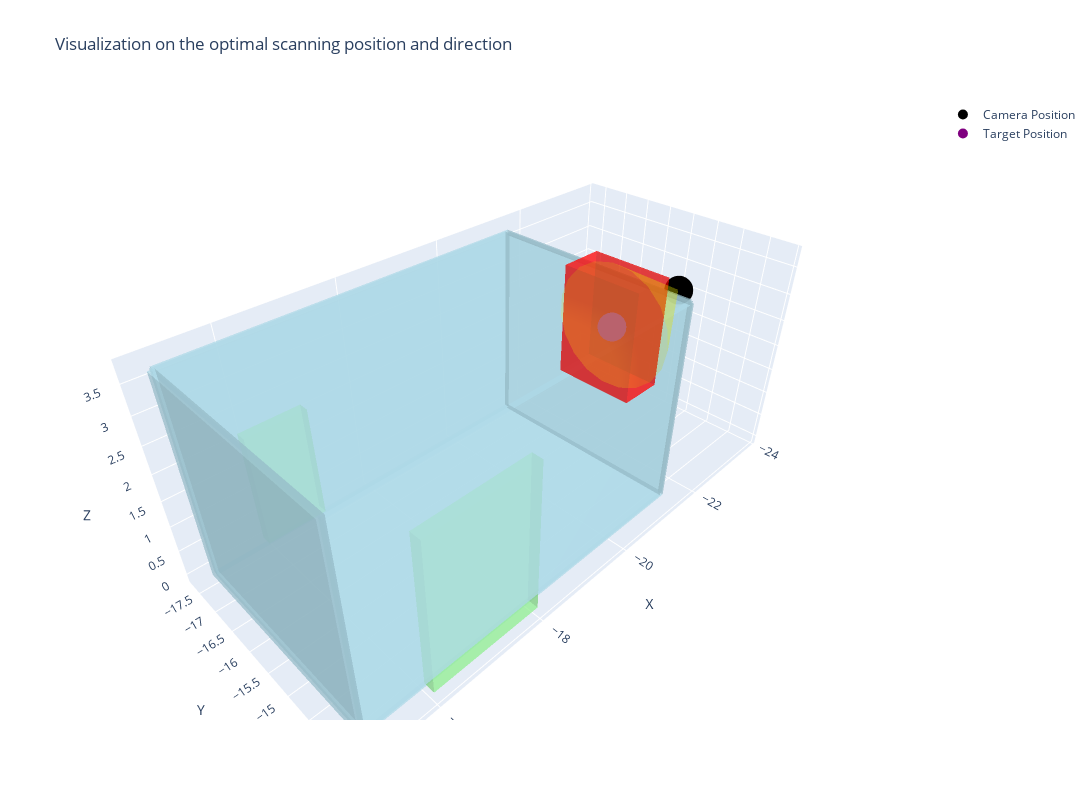

Write notebook code for a chart like this one.
### Code cell
from planner.planner_scanning_o1 import get_scanning_plan_o1
from utils.loader import get_rooms_info, get_robot_info_by_id, get_node_info, get_room_id_by_node_id
from visualizer.vis_scanning_withComp import visualize_scanning
from data.robots2 import robots_withConfig

defect_id = 4000
robot_id = 6

### Figure 1 — Plotly figure (JSON) as saved in the notebook; plotly's stock layout.template omitted (floating-point values rounded to 4 significant figures)
{"data": [{"color": "lightblue", "flatshading": true, "hoverinfo": "text", "i": [0, 0, 4, 4, 0, 0, 1, 1, 2, 2, 3, 3], "j": [1, 2, 5, 6, 1, 5, 2, 6, 3, 7, 0, 4], "k": [2, 3, 6, 7, 5, 4, 6, 5, 7, 6, 4, 7], "opacity": 0.5, "text": "ID: 1008, Type: wall", "type": "mesh3d", "x": [-21.43, -21.33, -21.33, -21.43, -21.43, -21.33, -21.33, -21.43], "y": [-17.54, -17.54, -13.77, -13.77, -17.54, -17.54, -13.77, -13.77], "z": [0, 0, 0, 0, 3.7, 3.7, 3.7, 3.7]}, {"color": "lightblue", "flatshading": true, "hoverinfo": "text", "i": [0, 0, 4, 4, 0, 0, 1, 1, 2, 2, 3, 3], "j": [1, 2, 5, 6, 1, 5, 2, 6, 3, 7, 0, 4], "k": [2, 3, 6, 7, 5, 4, 6, 5, 7, 6, 4, 7], "opacity": 0.5, "text": "ID: 1061, Type: wall", "type": "mesh3d", "x": [-21.38, -15.0, -15.0, -21.38, -21.38, -15.0, -15.0, -21.38], "y": [-13.82, -13.82, -13.72, -13.72, -13.82, -13.82, -13.72, -13.72], "z": [0, 0, 0, 0, 3.7, 3.7, 3.7, 3.7]}, {"color": "lightgreen", "flatshading": true, "hoverinfo": "text", "i": [0, 0, 4, 4, 0, 0, 1, 1, 2, 2, 3, 3], "j": [1, 2, 5, 6, 1, 5, 2, 6, 3, 7, 0, 4], "k": [2, 3, 6, 7, 5, 4, 6, 5, 7, 6, 4, 7], "opacity": 0.5, "text": "ID: 5049, Type: door", "type": "mesh3d", "x": [-18.02, -16.02, -16.02, -18.02, -18.02, -16.02, -16.02, -18.02], "y": [-13.77, -13.77, -13.57, -13.57, -13.77, -13.77, -13.57, -13.57], "z": [0, 0, 0, 0, 2.8, 2.8, 2.8, 2.8]}, {"color": "lightblue", "flatshading": true, "hoverinfo": "text", "i": [0, 0, 4, 4, 0, 0, 1, 1, 2, 2, 3, 3], "j": [1, 2, 5, 6, 1, 5, 2, 6, 3, 7, 0, 4], "k": [2, 3, 6, 7, 5, 4, 6, 5, 7, 6, 4, 7], "opacity": 0.5, "text": "ID: 2007, Type: ceiling", "type": "mesh3d", "x": [-21.38, -15.0, -15.0, -21.38, -21.38, -15.0, -15.0, -21.38], "y": [-17.54, -17.54, -13.77, -13.77, -17.54, -17.54, -13.77, -13.77], "z": [3.65, 3.65, 3.65, 3.65, 3.75, 3.75, 3.75, 3.75]}, {"color": "lightblue", "flatshading": true, "hoverinfo": "text", "i": [0, 0, 4, 4, 0, 0, 1, 1, 2, 2, 3, 3], "j": [1, 2, 5, 6, 1, 5, 2, 6, 3, 7, 0, 4], "k": [2, 3, 6, 7, 5, 4, 6, 5, 7, 6, 4, 7], "opacity": 0.5, "text": "ID: 3029, Type: floor", "type": "mesh3d", "x": [-21.38, -15.0, -15.0, -21.38, -21.38, -15.0, -15.0, -21.38], "y": [-17.54, -17.54, -13.77, -13.77, -17.54, -17.54, -13.77, -13.77], "z": [-0.05, -0.05, -0.05, -0.05, 0.05, 0.05, 0.05, 0.05]}, {"color": "lightgreen", "flatshading": true, "hoverinfo": "text", "i": [0, 0, 4, 4, 0, 0, 1, 1, 2, 2, 3, 3], "j": [1, 2, 5, 6, 1, 5, 2, 6, 3, 7, 0, 4], "k": [2, 3, 6, 7, 5, 4, 6, 5, 7, 6, 4, 7], "opacity": 0.5, "text": "ID: 5001, Type: door", "type": "mesh3d", "x": [-16.99, -15.92, -15.92, -16.99, -16.99, -15.92, -15.92, -16.99], "y": [-17.7, -17.7, -17.51, -17.51, -17.7, -17.7, -17.51, -17.51], "z": [0, 0, 0, 0, 2.108, 2.108, 2.108, 2.108]}, {"color": "lightblue", "flatshading": true, "hoverinfo": "text", "i": [0, 0, 4, 4, 0, 0, 1, 1, 2, 2, 3, 3], "j": [1, 2, 5, 6, 1, 5, 2, 6, 3, 7, 0, 4], "k": [2, 3, 6, 7, 5, 4, 6, 5, 7, 6, 4, 7], "opacity": 0.5, "text": "ID: 1206, Type: wall", "type": "mesh3d", "x": [-21.38, -15.0, -15.0, -21.38, -21.38, -15.0, -15.0, -21.38], "y": [-17.59, -17.59, -17.49, -17.49, -17.59, -17.59, -17.49, -17.49], "z": [0, 0, 0, 0, 3.7, 3.7, 3.7, 3.7]}, {"color": "lightblue", "flatshading": true, "hoverinfo": "text", "i": [0, 0, 4, 4, 0, 0, 1, 1, 2, 2, 3, 3], "j": [1, 2, 5, 6, 1, 5, 2, 6, 3, 7, 0, 4], "k": [2, 3, 6, 7, 5, 4, 6, 5, 7, 6, 4, 7], "opacity": 0.5, "text": "ID: 1243, Type: wall", "type": "mesh3d", "x": [-15.05, -14.95, -14.95, -15.05, -15.05, -14.95, -14.95, -15.05], "y": [-17.54, -17.54, -13.77, -13.77, -17.54, -17.54, -13.77, -13.77], "z": [0, 0, 0, 0, 3.7, 3.7, 3.7, 3.7]}, {"color": "red", "flatshading": true, "hoverinfo": "text", "i": [0, 0, 4, 4, 0, 0, 1, 1, 2, 2, 3, 3], "j": [1, 2, 5, 6, 1, 5, 2, 6, 3, 7, 0, 4], "k": [2, 3, 6, 7, 5, 4, 6, 5, 7, 6, 4, 7], "opacity": 0.5, "text": "ID: 4000, Type: window", "type": "mesh3d", "x": [-22.19, -21.38, -21.38, -22.19, -22.19, -21.38, -21.38, -22.19], "y": [-16.18, -16.18, -14.68, -14.68, -16.18, -16.18, -14.68, -14.68], "z": [1.464, 1.464, 1.464, 1.464, 3.522, 3.522, 3.522, 3.522]}, {"marker": {"color": "black", "size": 10}, "mode": "markers", "name": "Camera Position", "type": "scatter3d", "x": [-23.78], "y": [-15.43], "z": [2.493]}, {"marker": {"color": "purple", "size": 10}, "mode": "markers", "name": "Target Position", "type": "scatter3d", "x": [-21.78], "y": [-15.43], "z": [2.493]}, {"color": "yellow", "i": [0, 0, 0, 0, 0, 0, 0, 0, 0, 0, 0, 0, 0, 0, 0, 0, 0, 0, 0, 0], "j": [1, 2, 3, 4, 5, 6, 7, 8, 9, 10, 11, 12, 13, 14, 15, 16, 17, 18, 19, 20], "k": [2, 3, 4, 5, 6, 7, 8, 9, 10, 11, 12, 13, 14, 15, 16, 17, 18, 19, 20, 1], "name": "Field of View", "opacity": 0.2, "type": "mesh3d", "x": [-23.78, -21.78, -21.78, -21.78, -21.78, -21.78, -21.78, -21.78, -21.78, -21.78, -21.78, -21.78, -21.78, -21.78, -21.78, -21.78, -21.78, -21.78, -21.78, -21.78, -21.78], "y": [-15.43, -14.27, -14.34, -14.52, -14.8, -15.15, -15.52, -15.89, -16.21, -16.44, -16.57, -16.57, -16.44, -16.21, -15.89, -15.52, -15.15, -14.8, -14.52, -14.34, -14.27], "z": [2.493, 2.493, 2.868, 3.202, 3.46, 3.612, 3.644, 3.55, 3.342, 3.042, 2.683, 2.303, 1.943, 1.643, 1.435, 1.342, 1.374, 1.526, 1.784, 2.118, 2.493]}], "layout": {"height": 800, "scene": {"aspectmode": "data", "aspectratio": {"x": 1, "y": 1, "z": 1}, "xaxis": {"title": {"text": "X"}, "visible": true}, "yaxis": {"title": {"text": "Y"}, "visible": true}, "zaxis": {"title": {"text": "Z"}, "visible": true}}, "title": {"text": "Visualization on the optimal scanning position and direction"}, "width": 1200}}
